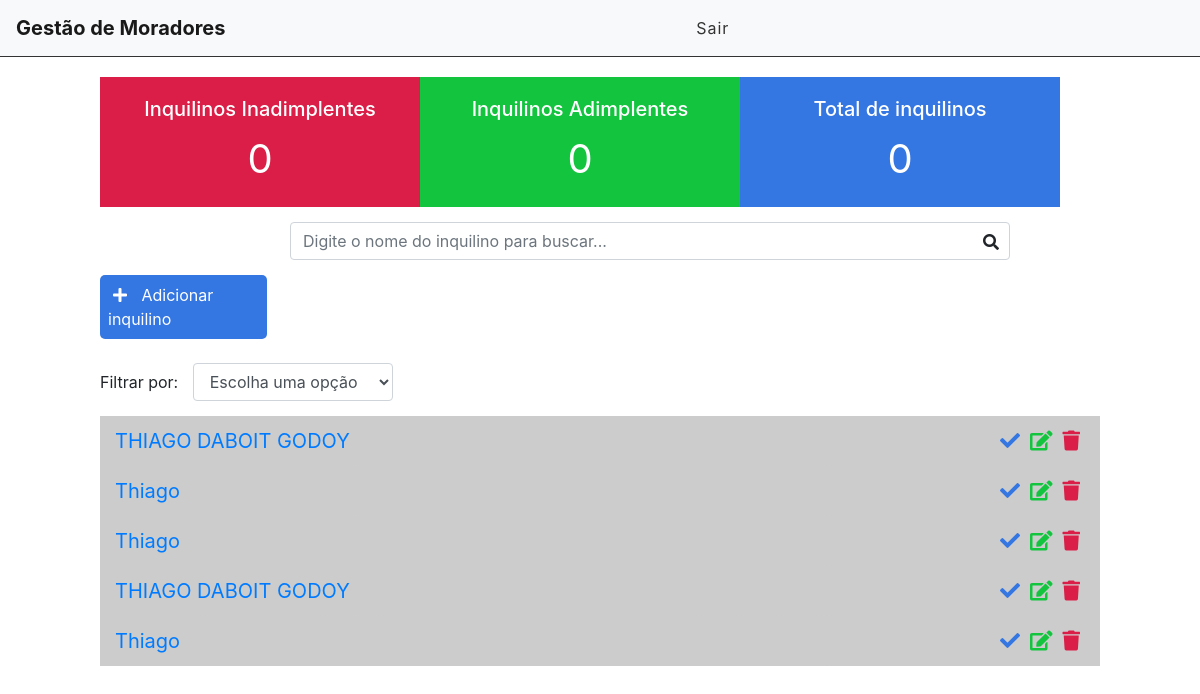
The app's page / (signed in) with its own data.
### core/models.py (models this page shows, shortened)
class Registro(Model):
    STATUS = (
        ('doing', 'Doing'),
        ('done', 'Done'),
        ('total', 'Total')
    )
    KITNET = (
        ("P", "PEQUENA"),
        ("M", "MEDIA"),
        ("G", "GRANDE")
    )
    nome = models.CharField('Nome', max_length=100)
    cpf = CPFField('CPF')
    aluguel = models.DecimalField('Valor do aluguel', max_digits=12, decimal_places=2)
    tamanho = models.CharField('Tamanho da kitnet', max_length=1, choices=KITNET, blank=False, null=False)
    status = models.BooleanField('Está inadimplente?')
    atraso = models.DecimalField('Quantos meses de inadimplencia?(caso não digite 0)', max_digits=3, decimal_places=0)
    done = models.CharField(max_length=12, choices=STATUS)
    user = models.ForeignKey(get_user_model(), on_delete=models.CASCADE)

### core/views.py (the view)
# urls.py: path('', views.moradores),
@login_required
def moradores(request):
    search = request.GET.get('search')
    filter = request.GET.get('filter')
    inadimplente = Registro.objects.filter(done='done', user=request.user).count()
    adimplente = Registro.objects.filter(done='doing', user=request.user).count()
    (adimplente + inadimplente) == Registro.objects.filter(done='', user=request.user).count()
    total = (adimplente + inadimplente)
    if search:
        inquilinos = Registro.objects.filter(nome__icontains=search, user=request.user)
    elif filter:
        inquilinos = Registro.objects.filter(done=filter, user=request.user)
    else:
        inquilinos = Registro.objects.all().filter(user=request.user)
    return render(request, 'moradores.html',
                  {'inquilinos': inquilinos, 'inadimplente': inadimplente, 'adimplente': adimplente, 'total': total})

### core/templates/moradores.html (shortened to what this page needs)
{% extends 'index.html' %}
{% block content %}
<div class="offset-1 col-10 list-div"</div>
    <div class="container dashboard">
        <div class="col-4 dashboard-box" id="dashboard-inadimplentes">
            <h4>Inquilinos Inadimplentes</h4>
            <span>{{ inadimplente }}</span>
        </div>
    </div>
    <div class="container dashboard">
        <div class="col-4 dashboard-box" id="dashboard-adimplentes">
            <h4>Inquilinos Adimplentes</h4>
            <span>{{ adimplente }}</span>
        </div>
    </div>
    <div class="container dashboard">
        <div class="col-4 dashboard-box" id="dashboard-total">
            <h4>Total de inquilinos</h4>
            <span>{{ total }}</span>
        </div>
    </div>
    <div class="col-9 search-div">
        <form method="GET" id="search-form">
            <input class="form-control" type="text" id="search" name="search" placeholder="Digite o nome do inquilino para buscar..." value="{{ request.GET.search }}">
            <i class="fas fa-search" id="search-btn"></i>
        </form>
    </div>
    <br><a id="add-link" href="inserir/">
        <div class="col-2 add-div">
            <i class="fas fa-plus"></i> Adicionar inquilino
        </div>
     </a>
    <div class="col-12 filter-div"><br>
        <span>Filtrar por:</span>
        <select name="filter" id="filter" class="form-control">
            <option value="">Escolha uma opção</option>
        </select>
    </div>
    <ul class="task-list">
        {% for inquilino in inquilinos %}
        {% if inquilino.done == 'doing' %}
            <li class="task-item">
        {% else %}
            <li class="task-item done">
        {% endif %}
                <span><a href="/inquilino/{{inquilino.id}}">{{inquilino.nome}}</a></span>
                <a href="deletar/{{inquilino.id}}"><span><i class="fas fa-trash"></i></span></a>
                <a href="editar/{{inquilino.id}}"><span><i class="fas fa-edit"></i></span></a>
                <a href="changestatus/{{inquilino.id}}"><span><i class="fas fa-check"></i></span></a>
            </li>
        {% endfor %}
    </ul>
{% endblock %}

### core/static/css/styles.css (style rules this page uses)
.dashboard { padding: 0; width: 100%; display: block; }
.dashboard h4 { font-size: 20px; }
.dashboard span { font-size: 40px; display: block; width: 100%; }
.dashboard-box { float: left; background-color: #DFDFDF; color: #FFF; padding: 20px; box-sizing: border-box; height: 130px; width: 32%; text-align: center; }
#dashboard-total { background-color: #3476e2; }
#dashboard-adimplentes { background-color: #13c43f; }
#dashboard-inadimplentes { background-color: #db1e47; }
#add-link { text-decoration: none; }
.add-div { background-color: #3476e2; cursor: pointer; display: inline-block; color: #FFF; padding: 8px; border-radius: 5px; margin-right: 25px; }
.fas.fa-plus { color: #FFF; margin-right: 10px; margin-left: 5px; text-align: center; }
.fas.fa-search { position: absolute; top: 12px; right: 26px; cursor: pointer; }
.search-div { margin-left:175px; margin-top: 15px; margin-bottom: 15px; display: inline-block; }
.filter-div { margin-bottom: 15px; padding: 0; }
#filter { display: inline-block; width: 200px; margin-left: 10px; }
.list-div { padding: 0; }
.task-list { padding-left: 0; }
.task-item { list-style: none; font-size: 20px; height: 50px; padding: 0 15px; padding-top: 10px; border-bottom: 1px dashed #CCC; }
.task-item.done { background-color: #CCC; }
.fas.fa-trash { color: #db1e47; cursor: pointer; margin: 5px; font-size: 20px; float: right; }
.fas.fa-edit { color: #13c43f; cursor: pointer; margin: 5px; font-size: 20px; float: right; }
.fa-check { color: #CCC; cursor: pointer; margin: 5px; font-size: 20px; float: right; }
.done .fa-check { color: #3476e2; }

### records on screen
Registro: nome "THIAGO DABOIT GODOY"
Registro: nome "Thiago"
Registro: nome "Thiago"
Registro: nome "THIAGO DABOIT GODOY"
Registro: nome "Thiago"

### other values on screen
{{ inadimplente }} "0"
{{ adimplente }} "0"
{{ total }} "0"
